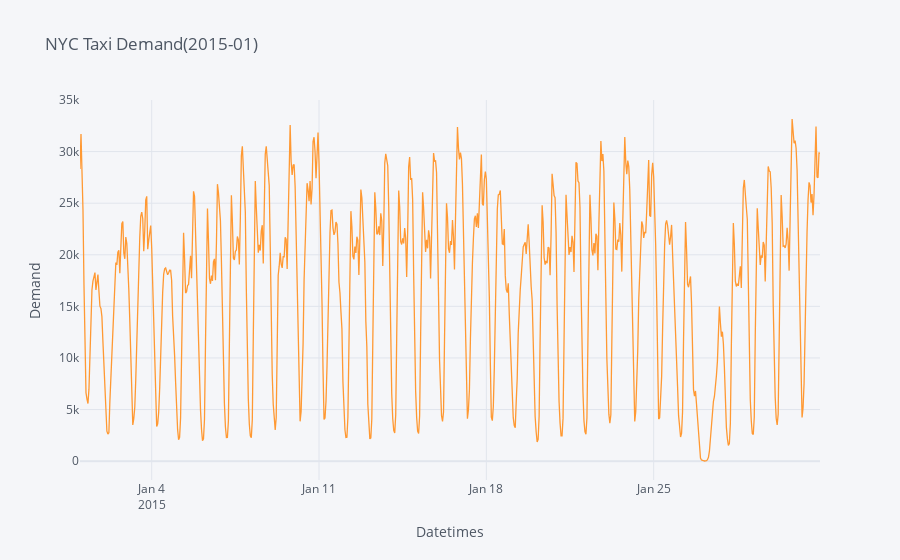

Notebook cell for this chart:
### Code cell
df.set_index('pickup_hour', inplace=True)
df.iplot(kind='scatter', xTitle='Datetimes', yTitle='Demand', title='NYC Taxi Demand(2015-01)')

### Figure 1 — Plotly figure (JSON) as saved in the notebook; plotly's stock layout.template omitted (floating-point values rounded to 4 significant figures; data arrays with more than 128 entries replaced by an {"elided": "..."} marker saying what was removed)
{"data": [{"line": {"color": "rgba(255, 153, 51, 1.0)", "dash": "solid", "shape": "linear", "width": 1.3}, "mode": "lines", "name": "cnt", "text": "", "type": "scatter", "x": {"elided": "744 str values"}, "y": {"elided": "744 int values"}}], "layout": {"legend": {"bgcolor": "#F5F6F9", "font": {"color": "#4D5663"}}, "paper_bgcolor": "#F5F6F9", "plot_bgcolor": "#F5F6F9", "title": {"font": {"color": "#4D5663"}, "text": "NYC Taxi Demand(2015-01)"}, "xaxis": {"gridcolor": "#E1E5ED", "showgrid": true, "tickfont": {"color": "#4D5663"}, "title": {"font": {"color": "#4D5663"}, "text": "Datetimes"}, "zerolinecolor": "#E1E5ED"}, "yaxis": {"gridcolor": "#E1E5ED", "showgrid": true, "tickfont": {"color": "#4D5663"}, "title": {"font": {"color": "#4D5663"}, "text": "Demand"}, "zerolinecolor": "#E1E5ED"}}}
